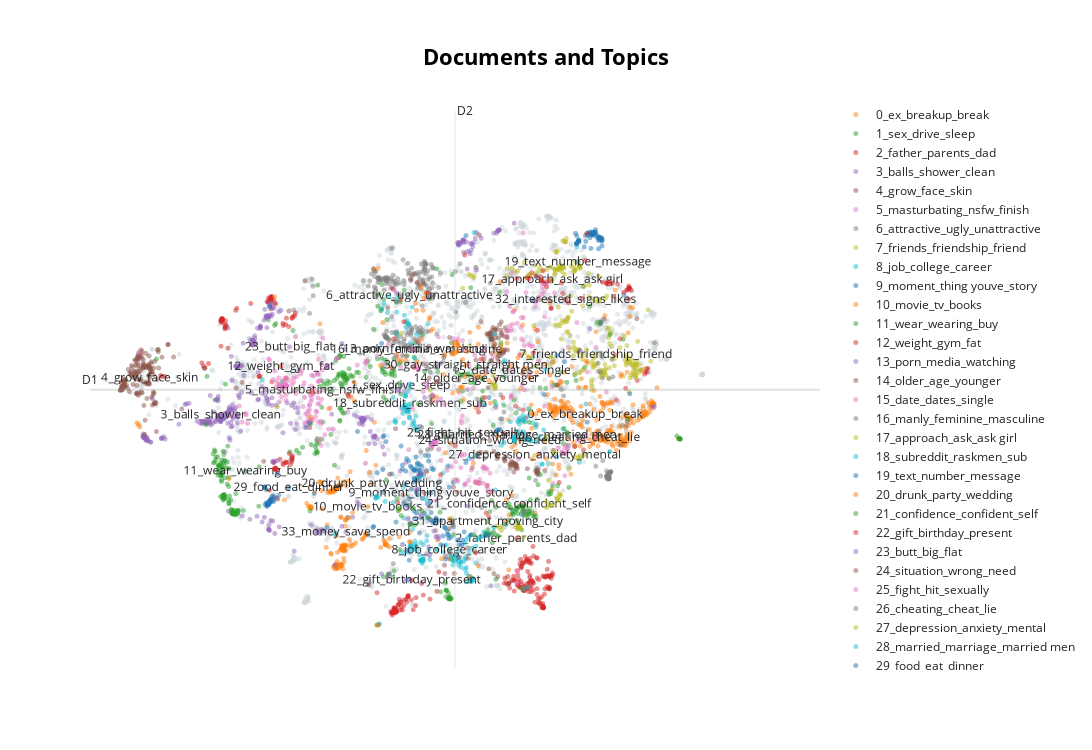

Write notebook code for a chart like this one.
### Code cell
hdbscan_model = hdbscan.HDBSCAN(min_cluster_size=400, 
                                min_samples=1,
                                metric='euclidean', #default
                                cluster_selection_method='eom',
                                prediction_data=True) 
topic_model = BERTopic(
                        hdbscan_model = hdbscan_model,
                        umap_model = umap_model,
                        #seed_topic_list = seed_topic_list,
                        vectorizer_model = vectorizer_model,
                        ctfidf_model = ctfidf_model,
                        calculate_probabilities = False,  #faster runtime
                       )

topics, _ = topic_model.fit_transform(askmen_sample_docs, askmen_sample_embeddings)
topic_model.visualize_documents(askmen_sample_docs, embeddings=askmen_sample_embeddings, sample=.1)
